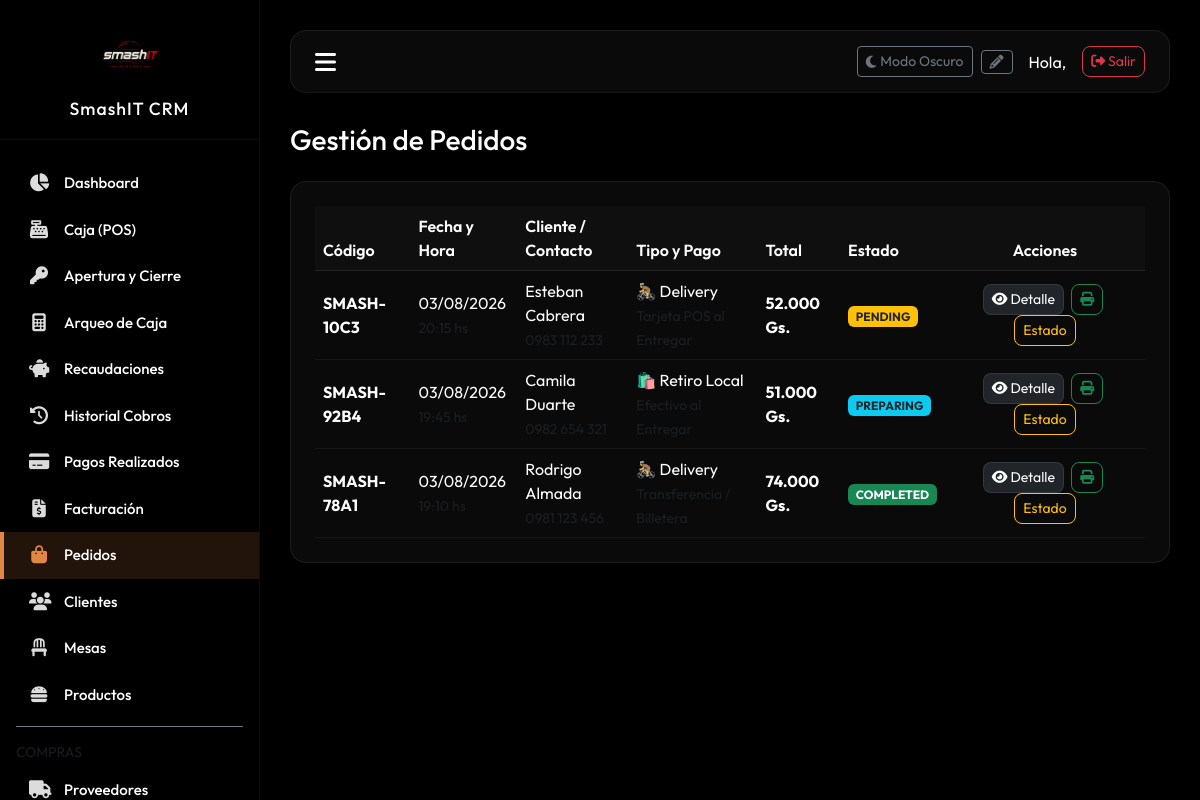
Page /crm/index.php?route=orders (signed in) on the committed database.
### tables this page shows
CREATE TABLE IF NOT EXISTS orders (
    id INT AUTO_INCREMENT PRIMARY KEY,
    order_code VARCHAR(20) NOT NULL UNIQUE,
    cash_register_id INT NULL,
    customer_name VARCHAR(100) NOT NULL,
    customer_email VARCHAR(100) NOT NULL,
    customer_phone VARCHAR(30) NOT NULL,
    delivery_type ENUM('pickup', 'delivery') DEFAULT 'delivery',
    delivery_address TEXT NULL,
    payment_method VARCHAR(50) NOT NULL,
    subtotal DECIMAL(10, 2) NOT NULL,
    delivery_fee DECIMAL(10, 2) DEFAULT 0.00,
    total_amount DECIMAL(10, 2) NOT NULL,
    status ENUM('pending', 'preparing', 'ready', 'completed', 'cancelled') DEFAULT 'pending',
    notes TEXT NULL,
    created_at DATETIME DEFAULT CURRENT_TIMESTAMP,
    updated_at DATETIME DEFAULT CURRENT_TIMESTAMP,
    FOREIGN KEY (cash_register_id) REFERENCES cash_registers(id)
);

### crm/controllers/OrderController.php (called while the page is built, shortened)
<?php
require_once __DIR__ . '/../models/OrderModel.php';
class OrderController {
    private OrderModel $orderModel;
    public function __construct() {
        $this->orderModel = new OrderModel();
    }
    public function index(): void {
        $orders = $this->orderModel->getAll();
        require_once __DIR__ . '/../views/orders/index.php';
    }
}

### crm/config/db.php (called while the page is built, shortened)
<?php
class CRMDatabase {
    private static ?PDO $instance = null;
    public static function getConnection(): PDO {
        if (self::$instance === null) {
            try {
                $dsn = "mysql:host=" . CRM_DB_HOST . ";port=" . CRM_DB_PORT . ";dbname=" . CRM_DB_NAME . ";charset=utf8mb4";
                self::$instance = new PDO($dsn, CRM_DB_USER, CRM_DB_PASS, [
                    PDO::ATTR_ERRMODE => PDO::ERRMODE_EXCEPTION,
                    PDO::ATTR_DEFAULT_FETCH_MODE => PDO::FETCH_ASSOC,
                    PDO::ATTR_EMULATE_PREPARES => false,
                ]);
                try { self::$instance->exec("ALTER TABLE restaurant_tables ADD COLUMN reservation_name VARCHAR(100) NULL"); } catch (Exception $e) {}
                try { self::$instance->exec("ALTER TABLE restaurant_tables ADD COLUMN reservation_ci VARCHAR(30) NULL"); } catch (Exception $e) {}
                try { self::$instance->exec("ALTER TABLE restaurant_tables ADD COLUMN reservation_datetime DATETIME NULL"); } catch (Exception $e) {}
            } catch (PDOException $e) {
                try {
                    $dsnNoDb = "mysql:host=" . CRM_DB_HOST . ";port=" . CRM_DB_PORT . ";charset=utf8mb4";
                    $pdo = new PDO($dsnNoDb, CRM_DB_USER, CRM_DB_PASS);
                    $pdo->exec("CREATE DATABASE IF NOT EXISTS `" . CRM_DB_NAME . "` CHARACTER SET utf8mb4 COLLATE utf8mb4_unicode_ci;");
                    $dsn = "mysql:host=" . CRM_DB_HOST . ";port=" . CRM_DB_PORT . ";dbname=" . CRM_DB_NAME . ";charset=utf8mb4";
                    self::$instance = new PDO($dsn, CRM_DB_USER, CRM_DB_PASS, [
                        PDO::ATTR_ERRMODE => PDO::ERRMODE_EXCEPTION,
                        PDO::ATTR_DEFAULT_FETCH_MODE => PDO::FETCH_ASSOC,
                        PDO::ATTR_EMULATE_PREPARES => false,
                    ]);
                    try { self::$instance->exec("ALTER TABLE restaurant_tables ADD COLUMN reservation_name VARCHAR(100) NULL"); } catch (Exception $e) {}
                    try { self::$instance->exec("ALTER TABLE restaurant_tables ADD COLUMN reservation_ci VARCHAR(30) NULL"); } catch (Exception $e) {}
                    try { self::$instance->exec("ALTER TABLE restaurant_tables ADD COLUMN reservation_datetime DATETIME NULL"); } catch (Exception $e) {}
                } catch (PDOException $ex) {
                    die("Error de conexión a la base de datos: " . $ex->getMessage());
                }
            }
        }
        return self::$instance;
    }
}

### crm/models/OrderModel.php (called while the page is built, shortened)
<?php
class OrderModel {
    private PDO $db;
    public function __construct() {
        $this->db = CRMDatabase::getConnection();
    }
    public function getAll(): array {
        $stmt = $this->db->query("SELECT * FROM orders ORDER BY created_at DESC");
        return $stmt->fetchAll();
    }
}

### crm/views/orders/index.php (the view, shortened to what this page needs)
<?php include_once __DIR__ . '/../layout/header.php'; ?>
<div class="container-fluid p-0">
    <div class="d-flex justify-content-between align-items-center mb-4">
        <h2 class="h3 mb-0 text-white font-weight-bold">Gestión de Pedidos</h2>
    </div>
    <div class="glass-panel p-4 rounded-4 shadow-lg">
        <div class="table-responsive">
            <table class="table custom-table mb-0 align-middle">
                <thead>
                    <tr>
                        <th>Código</th>
                        <th>Fecha y Hora</th>
                        <th>Cliente / Contacto</th>
                        <th>Tipo y Pago</th>
                        <th>Total</th>
                        <th>Estado</th>
                        <th class="text-center" style="width: 200px;">Acciones</th>
                    </tr>
                </thead>
                <tbody>
                    <?php if (empty($orders)): ?>
                        <tr>
                            <td colspan="7" class="text-center text-muted py-4">No se han registrado pedidos en la tienda.</td>
                        </tr>
                    <?php else: ?>
                        <?php foreach ($orders as $order):
                            $statusClass = 'bg-secondary';
                            if ($order['status'] === 'pending') $statusClass = 'bg-warning text-dark';
                            elseif ($order['status'] === 'preparing') $statusClass = 'bg-info text-dark';
                            elseif ($order['status'] === 'ready') $statusClass = 'bg-primary';
                            elseif ($order['status'] === 'completed') $statusClass = 'bg-success';
                            elseif ($order['status'] === 'cancelled') $statusClass = 'bg-danger';
                            $db = CRMDatabase::getConnection();
                            $stmtItems = $db->prepare("SELECT * FROM order_items WHERE order_id = :order_id");
                            $stmtItems->execute([':order_id' => $order['id']]);
                            $orderItems = $stmtItems->fetchAll();
                            $itemsJson = json_encode($orderItems);
                        ?>
                            <tr>
                                <td><strong><?php echo htmlspecialchars($order['order_code']); ?></strong></td>
                                <td>
                                    <div><?php echo date('d/m/Y', strtotime($order['created_at'])); ?></div>
                                    <small class="text-muted"><?php echo date('H:i', strtotime($order['created_at'])); ?> hs</small>
                                </td>
                                <td>
                                    <div class="text-white font-weight-semibold"><?php echo htmlspecialchars($order['customer_name']); ?></div>
                                    <small class="text-muted"><?php echo htmlspecialchars($order['customer_phone']); ?></small>
                                </td>
                                <td>
                                    <div>
                                        <?php
                                        if ($order['delivery_type'] === 'delivery') {
                                            echo '🚴 Delivery';
                                        } elseif ($order['delivery_type'] === 'pickup') {
                                            echo '🛍️ Retiro Local';
                                        } else {
                                            echo '🍽️ Consumo Local';
                                        }
                                        ?>
                                    </div>
                                    <small class="text-muted"><?php echo htmlspecialchars($order['payment_method']); ?></small>
                                </td>
                                <td><strong><?php echo number_format($order['total_amount'], 0, ',', '.'); ?> Gs.</strong></td>
                                <td>
                                    <span class="badge <?php echo $statusClass; ?>">
                                        <?php echo strtoupper($order['status']); ?>
                                    </span>
                                </td>
                                <td class="text-center">
                                    <button type="button" class="btn btn-sm btn-dark border border-secondary border-opacity-25 rounded-3 me-1"
                                        onclick="openOrderDetailsModal(
                                            '<?php echo $order['order_code']; ?>',
                                            '<?php echo addslashes($order['customer_name']); ?>',
                                            '<?php echo $order['customer_phone']; ?>',
                                            '<?php echo $order['customer_email']; ?>',
                                            '<?php echo $order['delivery_type']; ?>',
                                            '<?php echo addslashes($order['delivery_address'] ?? ''); ?>',
                                            '<?php echo $order['payment_method']; ?>',
                                            '<?php echo $order['subtotal']; ?>',
                                            '<?php echo $order['delivery_fee']; ?>',
                                            '<?php echo $order['total_amount']; ?>',
                                            '<?php echo $order['status']; ?>',
                                            '<?php echo addslashes($order['notes'] ?? ''); ?>',
                                            '<?php echo htmlspecialchars($itemsJson, ENT_QUOTES, 'UTF-8'); ?>'
                                        )">
                                        <i class="fa fa-eye"></i> Detalle
                                    </button>
                                    <a href="print.php?id=<?php echo $order['id']; ?>&type=ticket" target="_blank" class="btn btn-sm btn-outline-success rounded-3 me-1" title="Imprimir Ticket">
                                        <i class="fa fa-print"></i>
                                    </a>
                                    <button type="button" class="btn btn-sm btn-outline-warning rounded-3"
                                        onclick="openUpdateOrderStatusModal(
                                            '<?php echo $order['id']; ?>',
                                            '<?php echo $order['status']; ?>'
                                        )">
                                        Estado
                                    </button>
                                </td>
                            </tr>
                        <?php endforeach; ?>
                    <?php endif; ?>
                </tbody>
            </table>
        </div>
    </div>
</div>
<?php include_once __DIR__ . '/../layout/footer.php'; ?>

### crm/assets/css/dashboard.css (style rules this page uses)
:root { --sidebar-width: 260px; --sidebar-bg: #000000; --sidebar-active-bg: #e28743; --primary-color: #e28743; --secondary-color: #111111; --background-color: #000000; --card-bg: #0c0c0c; --text-color: #ffffff; --text-muted: #dcdcdc; }
body { font-family: 'Outfit', 'Inter', sans-serif; background-color: var(--background-color); color: var(--text-color); margin: 0; overflow-x: hidden; }
.glass-panel { background: rgba(12, 12, 12, 0.85); backdrop-filter: blur(10px); -webkit-backdrop-filter: blur(10px); border: 1px solid rgba(255, 255, 255, 0.08); border-radius: 12px; }
.custom-table { color: var(--text-color) !important; }
.custom-table th { background-color: rgba(255, 255, 255, 0.02) !important; border-bottom: 1px solid rgba(255, 255, 255, 0.1) !important; color: var(--text-muted) !important; font-weight: 600; }
.custom-table td { background-color: transparent !important; border-bottom: 1px solid rgba(255, 255, 255, 0.05) !important; vertical-align: middle; }
body, p, span:not(.badge):not(.alert), h1, h2, h3, h4, h5, h6, label, .table, .table td, .table th, td, th, .form-control, .form-select, .form-text, .modal-content, .modal-body, .modal-header, .modal-footer { color: #ffffff !important; }

### rows in the picture
orders: order_code "SMASH-10C3", created_at "03/08/2026", created_at "20:15", customer_name "Esteban Cabrera", customer_phone "0983 112 233", delivery_type "🚴 Delivery", payment_method "Tarjeta POS al Entregar", total_amount "52.000", status "PENDING"
orders: order_code "SMASH-92B4", created_at "03/08/2026", created_at "19:45", customer_name "Camila Duarte", customer_phone "0982 654 321", delivery_type "🛍️ Retiro Local", payment_method "Efectivo al Entregar", total_amount "51.000", status "PREPARING"
orders: order_code "SMASH-78A1", created_at "03/08/2026", created_at "19:10", customer_name "Rodrigo Almada", customer_phone "0981 123 456", delivery_type "🚴 Delivery", payment_method "Transferencia / Billetera", total_amount "74.000", status "COMPLETED"
